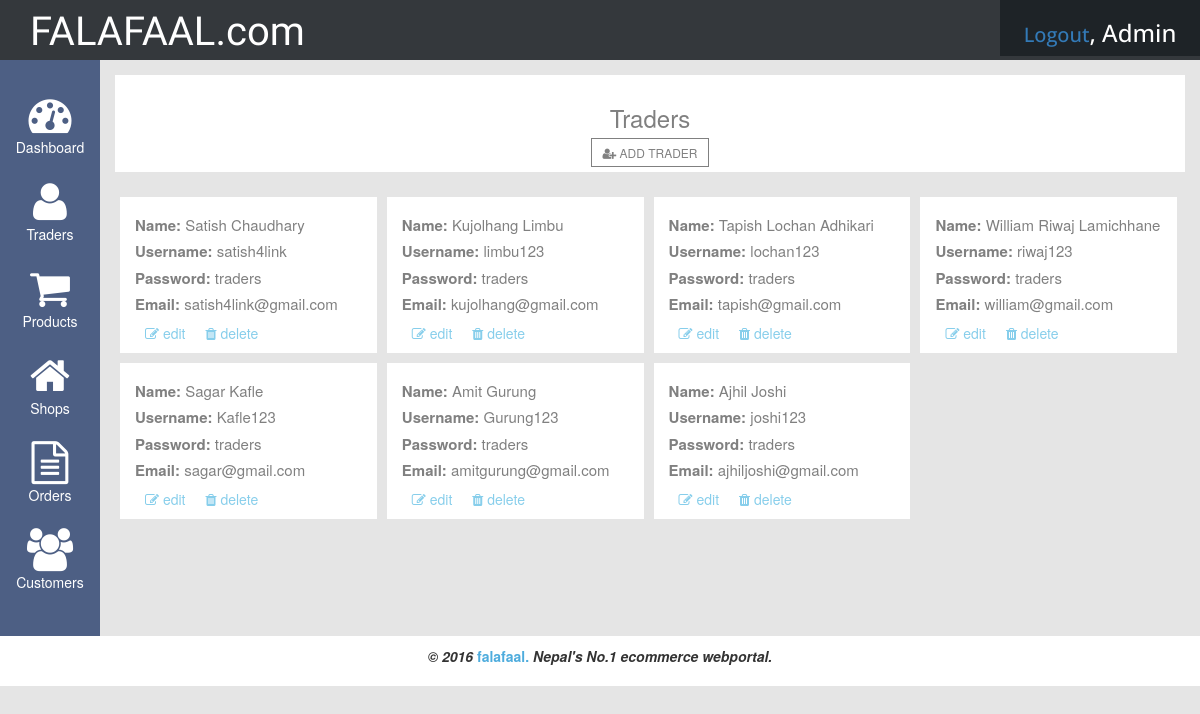
/admin/traders.php (signed in), run on the app's committed database.
### tables this page shows
CREATE TABLE IF NOT EXISTS `traders` (
  `traders_id` int(11) NOT NULL AUTO_INCREMENT,
  `full_name` varchar(128) NOT NULL,
  `t_username` varchar(32) NOT NULL,
  `t_password` varchar(32) NOT NULL,
  `t_email` varchar(128) NOT NULL,
  PRIMARY KEY (`traders_id`)
);

### admin/traders.php (the view, shortened to what this page needs)
<?php
 include("include/header.php");
?>
<div class="col-xs-12 col-sm-11 col-md-11">
	<div class="col-xs-12 col-sm-12 col-md-12 no-padding">
		<div class="main-title">
			<h3>Traders</h3>
			<a href="addtraders.php"><i class="fa fa-user-plus" aria-hidden="true"></i> add trader</a>
		</div>
	</div>
	<div class="col-xs-12 col-sm-12 col-md-12 no-padding">
		<div class="traders-list">
			<?php
				$sql="SELECT * FROM traders";
					$result = mysqli_query($connection, $sql) or die(mysqli_error());
					while($row = mysqli_fetch_assoc($result)){
						echo "<div class='traders-box'>";
						echo "<h4><span>name: </span>".$row['full_name']."</h4>";
						echo "<h4><span>username: </span>".$row['t_username']."</h4>";
						echo "<h4><span>password: </span>".$row['t_password']."</h4>";
						echo "<h4><span>email: </span>".$row['t_email']."</h4>";
						echo "<ul>"."<li>";
							echo "<a href=edittrader.php?id=".$row['traders_id']."><i class='fa fa-pencil-square-o'></i> edit</a>"."</li>";
							echo "<li>"."<a onclick='return confirmDel()' href=?mode=del&id=".$row['traders_id']."><i class='fa fa-trash'></i> delete</a>";
							echo "</li>"."</ul>";
						echo "</div>";
					}
			?>
		</div>
	</div>
</div>
<?php include("include/footer.php"); ?>

### admin/css/style.css (style rules this page uses)
body { font-family: 'Raleway', sans-serif; background: #e5e5e5!important; }
.no-padding { padding-left: 0!important; padding-right:0!important; }
.main-title { background: #ffffff; padding:10px 0px; margin-top:15px; text-align:center; }
.main-title h3 { text-transform: capitalize; color:gray; }
.main-title a:link, .main-title a:visited { text-decoration: none; text-transform: uppercase; color:gray; border:1px solid gray; padding:5px 10px; font-size:12px; }
.traders-list { margin:20px 0; }
.traders-box { width:24%; margin:5px 5px; padding:10px 15px; background: #ffffff; display:inline-block; }
.traders-box h4 { font-size:15px; color:gray; }
.traders-box h4 span { text-transform: capitalize; font-weight: bold; }
.traders-box ul { margin-bottom: 0; }
.traders-box ul li { display: inline-block; }
.traders-box ul li a:link, .traders-box ul li a:visited { text-decoration:none; padding:5px 10px; color:skyblue; text-align: right; }

### data on the page
traders: full_name "Satish Chaudhary", t_username "satish4link", t_password "traders", t_email "satish4link@gmail.com"
traders: full_name "Kujolhang Limbu", t_username "limbu123", t_password "traders", t_email "kujolhang@gmail.com"
traders: full_name "Tapish Lochan Adhikari", t_username "lochan123", t_password "traders", t_email "tapish@gmail.com"
traders: full_name "William Riwaj Lamichhane", t_username "riwaj123", t_password "traders", t_email "william@gmail.com"
traders: full_name "Sagar Kafle", t_username "Kafle123", t_password "traders", t_email "sagar@gmail.com"
traders: full_name "Amit Gurung", t_username "Gurung123", t_password "traders", t_email "amitgurung@gmail.com"
traders: full_name "Ajhil Joshi", t_username "joshi123", t_password "traders", t_email "ajhiljoshi@gmail.com"

### other printed values
$name "Admin"
